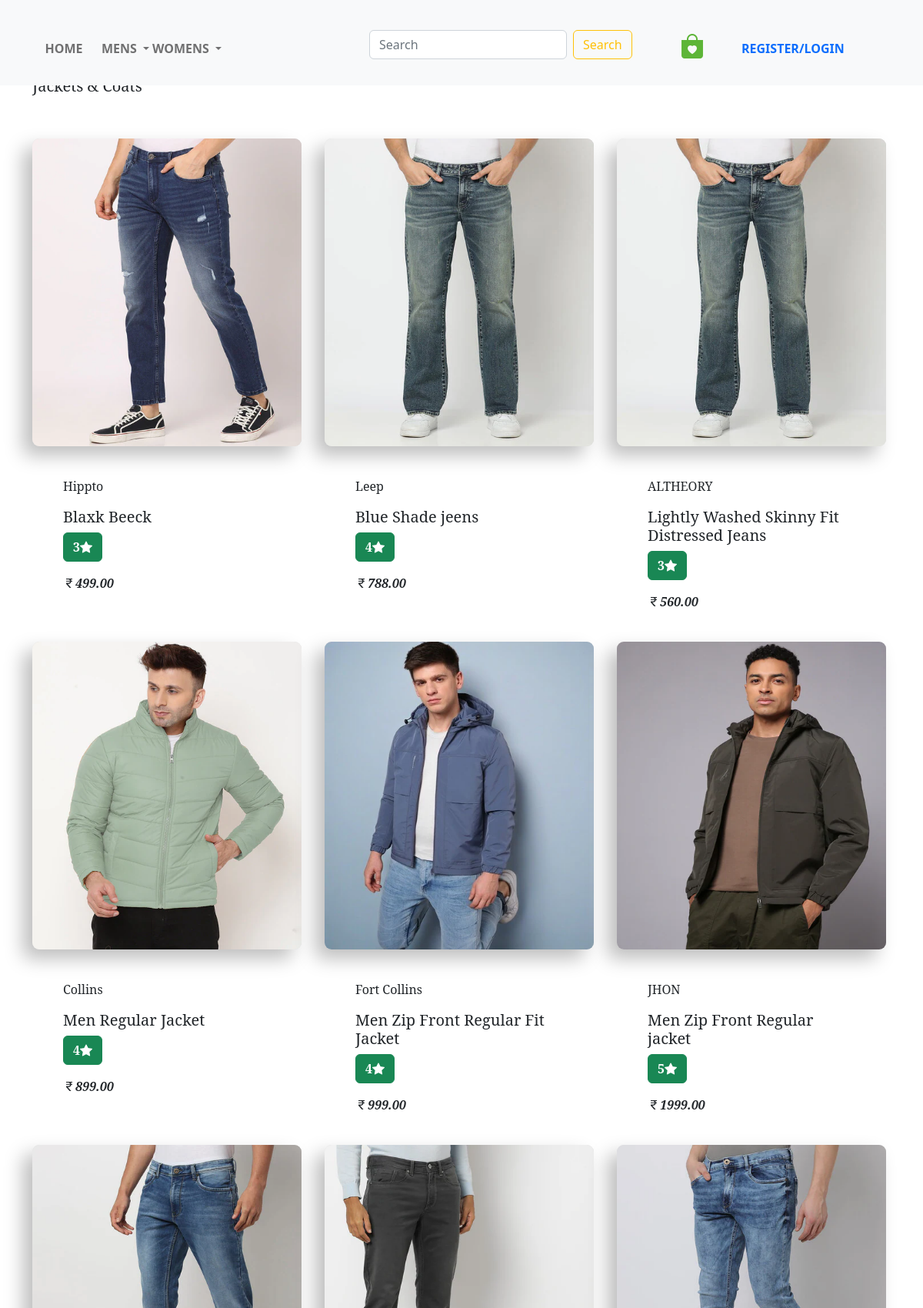
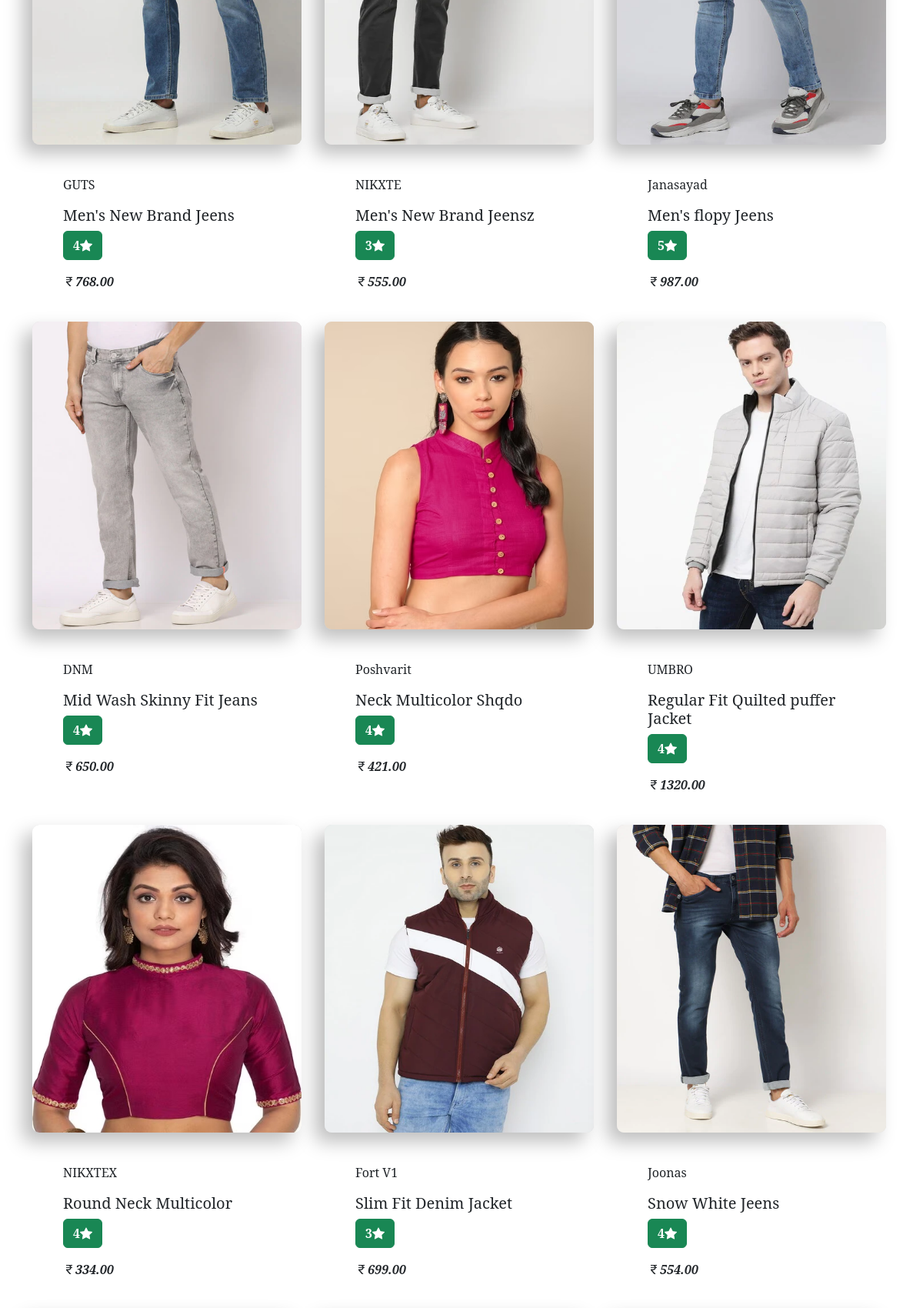
The page /mens/ (upper part) on the database its author committed (2 pictures, top to bottom).
### cloth/models.py (models this page shows, shortened)
class Product(models.Model):
    name=models.CharField(max_length=250,unique=True)
    slug=models.SlugField(max_length=250,unique=True)
    brand=models.CharField(max_length=250,unique=True)
    rating=models.IntegerField()
    price=models.DecimalField(max_digits=10,decimal_places=2)
    photo=models.ImageField(upload_to='pic')
    stock=models.IntegerField()
    category=models.ForeignKey(Category,on_delete=models.CASCADE)
    available=models.BooleanField(default=True)
    created=models.DateTimeField(auto_now_add=True)
    updated=models.DateTimeField(auto_now=True)
    class Meta:
        ordering=('name',)
        verbose_name='product'
        verbose_name_plural='products'

### cloth/views.py (the view)
# urls.py: path('mens/',views.mens,name='mens'),
def mens(req,c_slug=None):
    c_page=None
    if c_slug!=None:
        c_page=get_object_or_404(Category,slug=c_slug)
        prodcut_list=Product.objects.filter(category=c_page,available=True)
    else:
        prodcut_list=Product.objects.filter(available=True)
    return render(req,'mens.html',{'data':prodcut_list,'category':c_page})

### cloth/context_processors.py (called while the page is built)
def men(req):
    men=Gender.objects.get(name='men')
    men=Category.objects.all().filter(gender=men)
    return dict(men=men)

def women(req):
    women=Gender.objects.get(name='women')
    women=Category.objects.all().filter(gender=women)
    return dict(women=women)

### cloth/models.py (called while the page is built)
    def get_url(self):
        return reverse('cloth:products_by_category',args=[self.slug])

### templates/mens.html (shortened to what this page needs)
{% extends "index.html" %}
{% load static %}
{% block body %}
<div class="div_m">
<div class="container">
    <div class="row">
        <div class="col-lg col-md col-sm">
           <div class="div_m1">
            {% if category %}
            <h1 class="hd_m1 mb-5">{{category.name}}</h1>
            <hr>
            {% else %}
            <h5>Jackets & Coats</h5>
            {% endif %}
           </div>
        </div>
    </div>
</div>
<div class="container mt-5">
    <div class="row">
        {% for i in data %}
        <div class="col-lg-4 col-md-6 col-sm ">
           <a href="{% url 'cloth:details' i.id %}"><img src="{{i.photo.url}}" class="img_m1"></a>
          <div class="div_m2">
            <p>{{i.brand}}</p>
            <h5>{{i.name}}</h5>
            <p class="btn btn-success"><b>{{i.rating}}</b><i class="bi bi-star-fill"></i></p>
            <p><i class="bi bi-currency-rupee"><b>{{i.price}}</b></i></p>
          </div>
        </div>
        {% endfor %}
    </div>
</div>
{% endblock %}

### static/css/main.css (style rules this page uses)
img { width: 100%; }
* { margin: 0%; padding: 0%; }
.div_m { font-family: 'Noto Serif', serif; }
.div_m2 { margin: 40px; }
.img_m1 { width: 350px; height: 400px; border-radius: 9px; background: #e0e0e0; box-shadow: -12px 12px 24px #bebebe, 12px -12px 24px #ffffff; }

### rows shown on the page
Product: photo (picture), brand "Hippto", name "Blaxk Beeck", rating "3", price "499.00"
Product: photo (picture), brand "Leep", name "Blue Shade jeens", rating "4", price "788.00"
Product: photo (picture), brand "ALTHEORY", name "Lightly Washed Skinny Fit Distressed Jeans", rating "3", price "560.00"
Product: photo (picture), brand "Collins", name "Men Regular Jacket", rating "4", price "899.00"
Product: photo (picture), brand "Fort Collins", name "Men Zip Front Regular Fit Jacket", rating "4", price "999.00"
Product: photo (picture), brand "JHON", name "Men Zip Front Regular jacket", rating "5", price "1999.00"
Product: photo (picture), brand "GUTS", name "Men's New Brand Jeens", rating "4", price "768.00"
Product: photo (picture), brand "NIKXTE", name "Men's New Brand Jeensz", rating "3", price "555.00"
Product: photo (picture), brand "Janasayad", name "Men's flopy Jeens", rating "5", price "987.00"
Product: photo (picture), brand "DNM", name "Mid Wash Skinny Fit Jeans", rating "4", price "650.00"
Product: photo (picture), brand "Poshvarit", name "Neck Multicolor Shqdo", rating "4", price "421.00"
Product: photo (picture), brand "UMBRO", name "Regular Fit Quilted puffer Jacket", rating "4", price "1320.00"
Product: photo (picture), brand "NIKXTEX", name "Round Neck Multicolor", rating "4", price "334.00"
Product: photo (picture), brand "Fort V1", name "Slim Fit Denim Jacket", rating "3", price "699.00"
Product: photo (picture), brand "Joonas", name "Snow White Jeens", rating "4", price "554.00"
